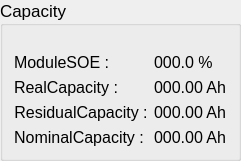
               <widget class="QGroupBox" name="m_capacity">
                <property name="font">
                 <font>
                  <pointsize>13</pointsize>
                 </font>
                </property>
                <property name="title">
                 <string>Capacity</string>
                </property>
                <layout class="QVBoxLayout" name="verticalLayout_18">
                 <property name="topMargin">
                  <number>27</number>
                 </property>
                 <item>
                  <layout class="QFormLayout" name="formLayout_18">
                   <property name="labelAlignment">
                    <set>Qt::AlignLeading|Qt::AlignLeft|Qt::AlignVCenter</set>
                   </property>
                   <item row="1" column="0">
                    <widget class="QLabel" name="label_57">
                     <property name="font">
                      <font>
                       <pointsize>12</pointsize>
                       <weight>50</weight>
                       <bold>false</bold>
                      </font>
                     </property>
                     <property name="text">
                      <string>RealCapacity :</string>
                     </property>
                     <property name="alignment">
                      <set>Qt::AlignCenter</set>
                     </property>
                    </widget>
                   </item>
                   <item row="1" column="1">
                    <widget class="QLabel" name="m_realCap">
                     <property name="font">
                      <font>
                       <pointsize>12</pointsize>
                       <weight>50</weight>
                       <bold>false</bold>
                      </font>
                     </property>
                     <property name="text">
                      <string>000.00 Ah</string>
                     </property>
                     <property name="alignment">
                      <set>Qt::AlignLeading|Qt::AlignLeft|Qt::AlignVCenter</set>
                     </property>
                    </widget>
                   </item>
                   <item row="3" column="1">
                    <widget class="QLabel" name="m_nomCap">
                     <property name="font">
                      <font>
                       <pointsize>12</pointsize>
                       <weight>50</weight>
                       <bold>false</bold>
                      </font>
                     </property>
                     <property name="text">
                      <string>000.00 Ah</string>
                     </property>
                     <property name="alignment">
                      <set>Qt::AlignLeading|Qt::AlignLeft|Qt::AlignVCenter</set>
                     </property>
                    </widget>
                   </item>
                   <item row="2" column="0">
                    <widget class="QLabel" name="label_58">
                     <property name="font">
                      <font>
                       <pointsize>12</pointsize>
                       <weight>50</weight>
                       <bold>false</bold>
                      </font>
                     </property>
                     <property name="text">
                      <string>ResidualCapacity :</string>
                     </property>
                     <property name="alignment">
                      <set>Qt::AlignCenter</set>
                     </property>
                    </widget>
                   </item>
                   <item row="2" column="1">
                    <widget class="QLabel" name="m_resCap">
                     <property name="font">
                      <font>
                       <pointsize>12</pointsize>
                       <weight>50</weight>
                       <bold>false</bold>
                      </font>
                     </property>
                     <property name="text">
                      <string>000.00 Ah</string>
                     </property>
                     <property name="alignment">
                      <set>Qt::AlignLeading|Qt::AlignLeft|Qt::AlignVCenter</set>
                     </property>
                    </widget>
                   </item>
                   <item row="3" column="0">
                    <widget class="QLabel" name="label_59">
                     <property name="font">
                      <font>
                       <pointsize>12</pointsize>
                       <weight>50</weight>
                       <bold>false</bold>
                      </font>
                     </property>
                     <property name="text">
                      <string>NominalCapacity :</string>
                     </property>
                     <property name="alignment">
                      <set>Qt::AlignCenter</set>
                     </property>
                    </widget>
                   </item>
                   <item row="0" column="0">
                    <widget class="QLabel" name="label_53">
                     <property name="font">
                      <font>
                       <pointsize>12</pointsize>
                      </font>
                     </property>
                     <property name="text">
                      <string>ModuleSOE :</string>
                     </property>
                    </widget>
                   </item>
                   <item row="0" column="1">
                    <widget class="QLabel" name="m_soe">
                     <property name="font">
                      <font>
                       <pointsize>12</pointsize>
                      </font>
                     </property>
                     <property name="text">
                      <string notr="true">000.0 %</string>
                     </property>
                    </widget>
                   </item>
                  </layout>
                 </item>
                </layout>
               </widget>
